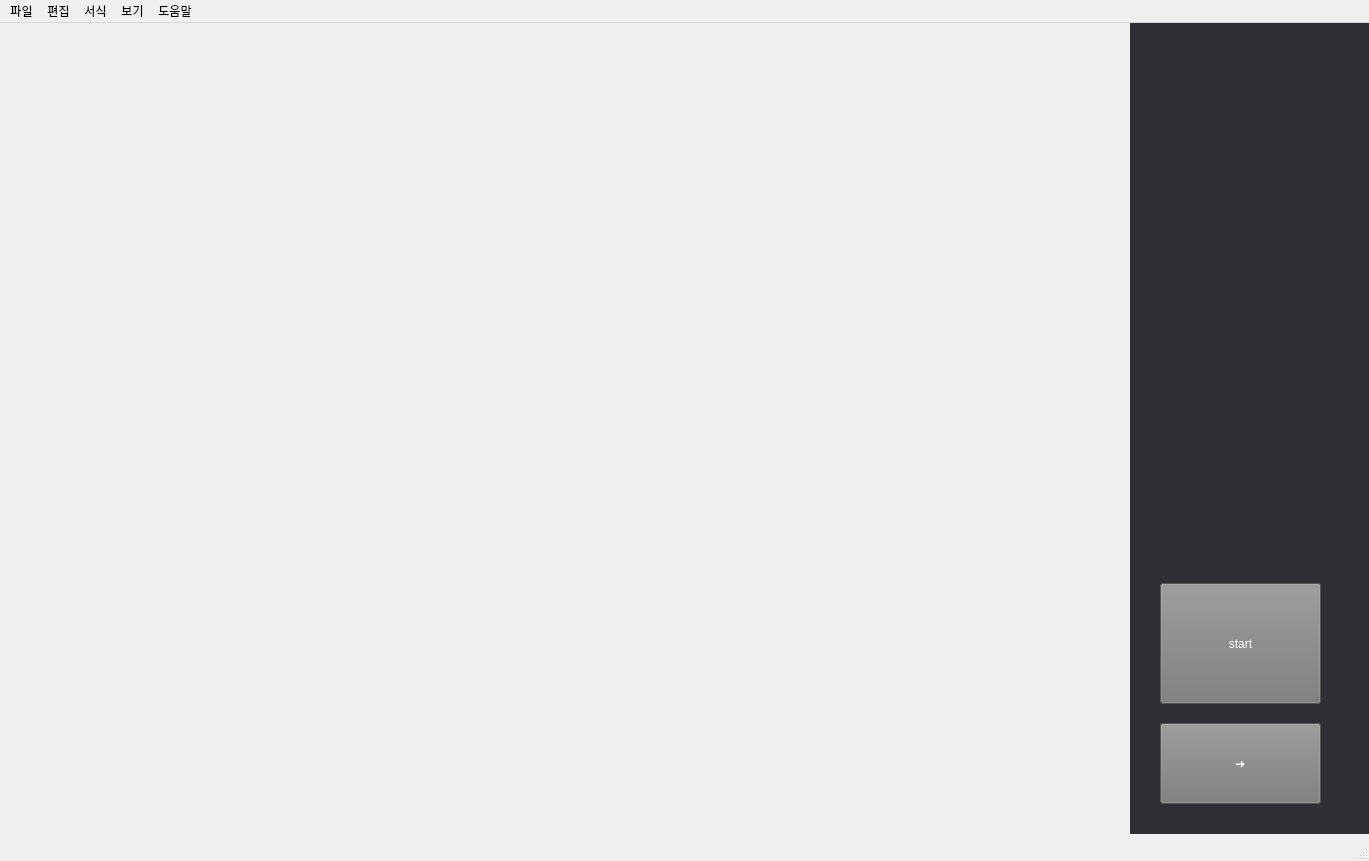
<?xml version="1.0" encoding="UTF-8"?>
<ui version="4.0">
 <class>MainWindow</class>
 <widget class="QMainWindow" name="MainWindow">
  <property name="geometry">
   <rect>
    <x>0</x>
    <y>0</y>
    <width>1369</width>
    <height>861</height>
   </rect>
  </property>
  <property name="windowTitle">
   <string>Learner's_cross</string>
  </property>
  <property name="styleSheet">
   <string notr="true">border-image: </string>
  </property>
  <widget class="QWidget" name="centralwidget">
   <widget class="QWidget" name="widget" native="true">
    <property name="geometry">
     <rect>
      <x>0</x>
      <y>0</y>
      <width>1131</width>
      <height>811</height>
     </rect>
    </property>
    <property name="styleSheet">
     <string notr="true">border-image: url(:/background/2101.i101.026.mobile_gaming_isometric_set.jpg);</string>
    </property>
    <widget class="QLabel" name="label_pic1">
     <property name="geometry">
      <rect>
       <x>30</x>
       <y>30</y>
       <width>531</width>
       <height>361</height>
      </rect>
     </property>
     <property name="styleSheet">
      <string notr="true">border-image: url(:/background/adf.jpg)</string>
     </property>
     <property name="text">
      <string/>
     </property>
    </widget>
    <widget class="QLabel" name="label_pic2">
     <property name="geometry">
      <rect>
       <x>580</x>
       <y>30</y>
       <width>531</width>
       <height>361</height>
      </rect>
     </property>
     <property name="styleSheet">
      <string notr="true">border-image: url(:/background/adf.jpg);</string>
     </property>
     <property name="text">
      <string/>
     </property>
    </widget>
    <widget class="QLabel" name="label_pic3">
     <property name="geometry">
      <rect>
       <x>30</x>
       <y>420</y>
       <width>531</width>
       <height>361</height>
      </rect>
     </property>
     <property name="styleSheet">
      <string notr="true">border-image: url(:/background/adf.jpg);</string>
     </property>
     <property name="text">
      <string/>
     </property>
    </widget>
    <widget class="QLabel" name="label_pic4">
     <property name="geometry">
      <rect>
       <x>580</x>
       <y>420</y>
       <width>531</width>
       <height>361</height>
      </rect>
     </property>
     <property name="styleSheet">
      <string notr="true">border-image: url(:/background/adf.jpg);</string>
     </property>
     <property name="text">
      <string/>
     </property>
    </widget>
   </widget>
   <widget class="QWidget" name="widget_2" native="true">
    <property name="geometry">
     <rect>
      <x>1130</x>
      <y>0</y>
      <width>241</width>
      <height>811</height>
     </rect>
    </property>
    <property name="styleSheet">
     <string notr="true">background-color: rgb(47, 46, 52);</string>
    </property>
    <widget class="QPushButton" name="start_bt">
     <property name="geometry">
      <rect>
       <x>30</x>
       <y>560</y>
       <width>161</width>
       <height>121</height>
      </rect>
     </property>
     <property name="styleSheet">
      <string notr="true">background-color: rgb(120, 120, 120);
font: 35pt &quot;Cooper Black&quot;;
color: rgb(255, 255, 255);</string>
     </property>
     <property name="text">
      <string>start</string>
     </property>
    </widget>
    <widget class="QPushButton" name="button_next">
     <property name="geometry">
      <rect>
       <x>30</x>
       <y>700</y>
       <width>161</width>
       <height>81</height>
      </rect>
     </property>
     <property name="styleSheet">
      <string notr="true">font: 50pt &quot;Arial&quot;;
background-color: rgb(120, 120, 120);
color: rgb(255, 255, 255);</string>
     </property>
     <property name="text">
      <string>➜</string>
     </property>
    </widget>
    <widget class="QLabel" name="label">
     <property name="geometry">
      <rect>
       <x>-10</x>
       <y>10</y>
       <width>241</width>
       <height>261</height>
      </rect>
     </property>
     <property name="styleSheet">
      <string notr="true">border-image: url(:/icon/스크린샷_8_-removebg-preview (3).png);</string>
     </property>
     <property name="text">
      <string/>
     </property>
    </widget>
   </widget>
  </widget>
  <widget class="QMenuBar" name="menubar">
   <property name="geometry">
    <rect>
     <x>0</x>
     <y>0</y>
     <width>1369</width>
     <height>26</height>
    </rect>
   </property>
   <widget class="QMenu" name="file">
    <property name="title">
     <string>파일</string>
    </property>
    <addaction name="action_open"/>
    <addaction name="action_save"/>
    <addaction name="action_close"/>
   </widget>
   <widget class="QMenu" name="edit">
    <property name="title">
     <string>편집</string>
    </property>
   </widget>
   <widget class="QMenu" name="form">
    <property name="title">
     <string>서식</string>
    </property>
   </widget>
   <widget class="QMenu" name="view">
    <property name="title">
     <string>보기</string>
    </property>
   </widget>
   <widget class="QMenu" name="help">
    <property name="title">
     <string>도움말</string>
    </property>
   </widget>
   <addaction name="file"/>
   <addaction name="edit"/>
   <addaction name="form"/>
   <addaction name="view"/>
   <addaction name="help"/>
  </widget>
  <widget class="QStatusBar" name="statusbar"/>
  <action name="action_open">
   <property name="text">
    <string>열기</string>
   </property>
   <property name="shortcut">
    <string>Ctrl+O</string>
   </property>
  </action>
  <action name="action_save">
   <property name="text">
    <string>저장</string>
   </property>
   <property name="shortcut">
    <string>Ctrl+S</string>
   </property>
  </action>
  <action name="action_close">
   <property name="text">
    <string>끝내기</string>
   </property>
  </action>
 </widget>
 <resources>
  <include location="page1_img.qrc"/>
 </resources>
 <connections/>
</ui>
